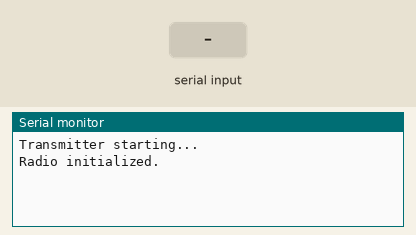
The sketch below on a simulated Arduino Mega 2560, built with avr-gcc and run on an emulated ATmega2560. Shown: the last lines printed to the serial monitor. Inputs (shaded band) come from the test bench. No radio packets arrive unless stated.

Above: at 1.4 s.
1.5 s: "1\n" received over Serial
At 2.2 s:
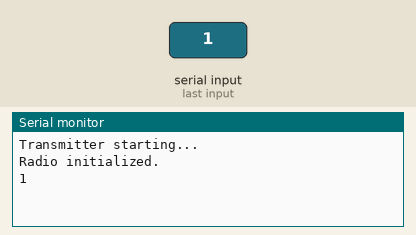
3.0 s: "0\n" received over Serial
At 3.4 s:
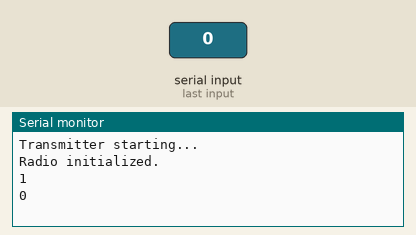
4.5 s: "2\n" received over Serial
At 5.7 s:
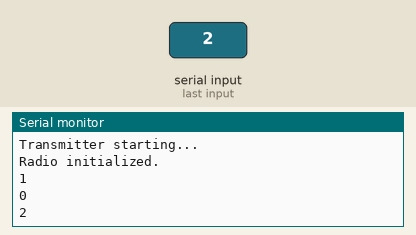

The sketch:

serial_with_NRF_TX_V3.ino
```cpp
#include <SPI.h>
#include <nRF24L01.h>
#include <RF24.h>

RF24 radio(49,48);  // CE, CSN
const byte address[6] = "00001";

char inputBuffer[32];       // To hold input from Serial
char lastSent[32] = "";     // Keep track of last sent command

void setup() {
  Serial.begin(115200);
  delay(200);  // Let radio and serial stabilize

  Serial.println("Transmitter starting...");

  if (!radio.begin()) {
    Serial.println("ERROR: Radio hardware not responding!");
    while (1); // Halt if radio not found
  }

  radio.setPALevel(RF24_PA_HIGH);
  radio.setDataRate(RF24_250KBPS);
  radio.setRetries(5, 15);
  radio.openWritingPipe(address);
  radio.stopListening();

  Serial.println("Radio initialized.");
}

void loop() {
  if (Serial.available()) {
    String input = Serial.readStringUntil('\n'); // Read until newline
    input.trim();  // Remove any trailing newline or spaces

    if (input.length() > 0 && input != String(lastSent)) {
      input.toCharArray(inputBuffer, sizeof(inputBuffer));
      radio.write(&inputBuffer, strlen(inputBuffer)+1);
    }
    Serial.println(inputBuffer);
  }
}
```

Measured:
- after the input at 1.5 s, the serial monitor: prints a new line at once (image 1)
- after the input at 3.0 s, the serial monitor: prints a new line at once (image 2)
- after the input at 4.5 s, the serial monitor: prints a new line at once (image 3)
